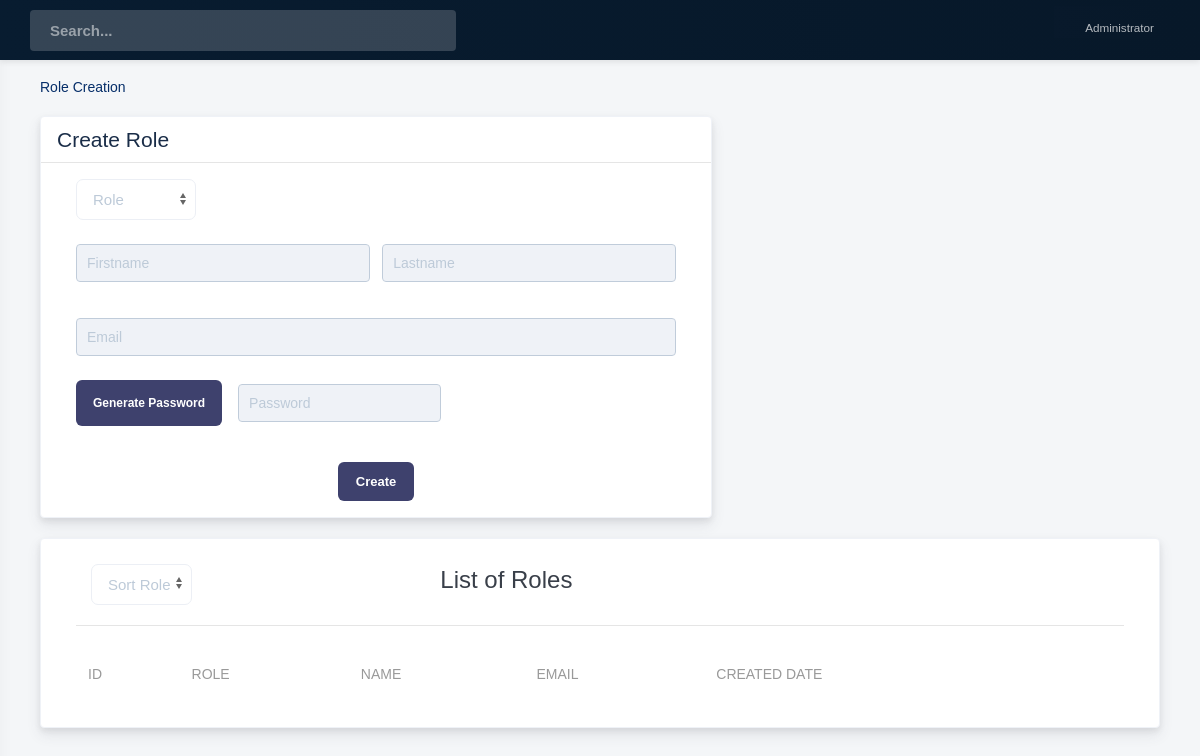
/admindash/ (signed in), run on an earlier commit of the app's database.
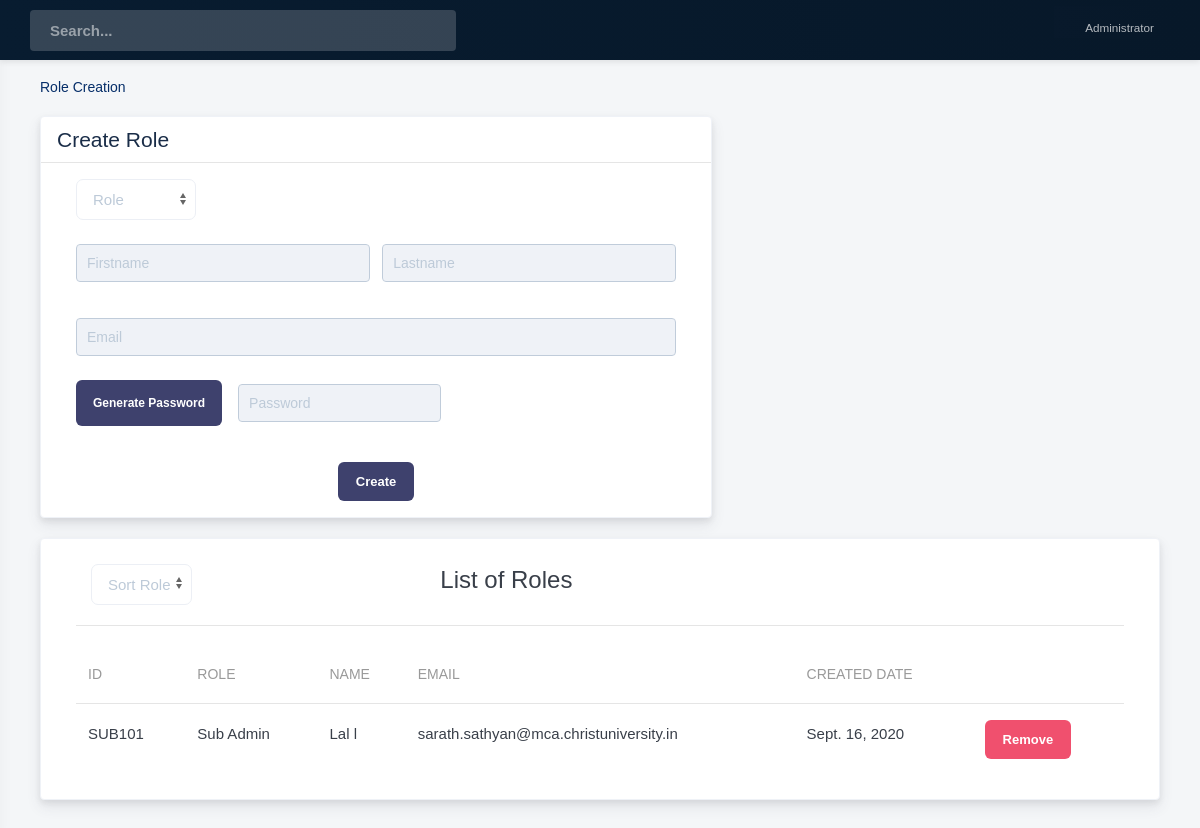
And on a later commit of the database.
### ShoppingApp/models.py (models this page shows, shortened)
class RoleDetail(models.Model):
    user_id = models.ForeignKey(User, on_delete=models.CASCADE,null=True)
    role_user_id=models.CharField(max_length=10)
    user_role=models.CharField(max_length=255)
    role_user_name=models.CharField(max_length=255)
    role_user_email=models.CharField(max_length=255)
    role_user_password=models.CharField(max_length=255)
    role_create_date=models.DateTimeField(default=datetime.now,blank=True)

### ShoppingApp/views.py (the view, shortened to what this page needs)
# urls.py: path('admindash/',views.AdminRole,name='admindash'),
def AdminRole(request):
    if request.user.is_staff and request.user.is_superuser:
        roles=RoleDetail.objects.order_by("-role_create_date")
        context={
            'roles':roles
        }
        return render(request,'admin_section/role_creation.html',context)
    else:
        messages.error(request,"Wrong URL")
        return redirect('logout')
    return render(request,'admin_section/role_creation.html')

### templates/admin_section/role_creation.html (shortened to what the changed rows need)
{% extends 'admin_base.html' %}
{% block content %}
    <div id="wrapper" class="admin-panel">
    <div class="page-content">
            <div class="page-content-inner">
                    <div class="uk-width-3-6@m">
                        <div class="card rounded">
                          <div class=" container py-4 uk-width-expand">
                                <table class="uk-table uk-table-divider" >
                                  <thead>
                                      <tr>
                                          <th>Id </th>
                                          <th>Role</th>
                                          <th>Name</th>
                                          <th>Email</th>
                                          <th>Created Date</th>
                                          <th></th>
                                      </tr>
                                  </thead>
                                  <tbody>
                                    {% if roles %}
                                      {% for role in roles %}
                                      <tr>
                                          <td>{{role.role_user_id}}</td>
                                          <td>{{role.user_role}}</td>
                                          <td>{{role.user_id.first_name}} {{ role.user_id.last_name }}</td>
                                          <td>{{role.role_user_email}}</td>
                                          <td>{{role.role_create_date | date}}</td>
                                          <td><button class="uk-button-danger btn btn-alert" type="button" name="Remove" uk-toggle="target: #modal-del">Remove</button></td>
                                      </tr>
                                      {% endfor %}
                                    {% endif %}
                                  </tbody>
                                </table>
                            </div>
                        </div>
                    </div>
            </div>
        </div>
    </div>
{% endblock %}

What changed in the data, as far as the page shows it:
added RoleDetail: role_user_id "SUB101", user_role "Sub Admin", user_id.first_name "Lal", user_id.last_name "l", role_user_email "sarath.sathyan@mca.christuniversity.in", role_create_date "Sept. 16, 2020"
